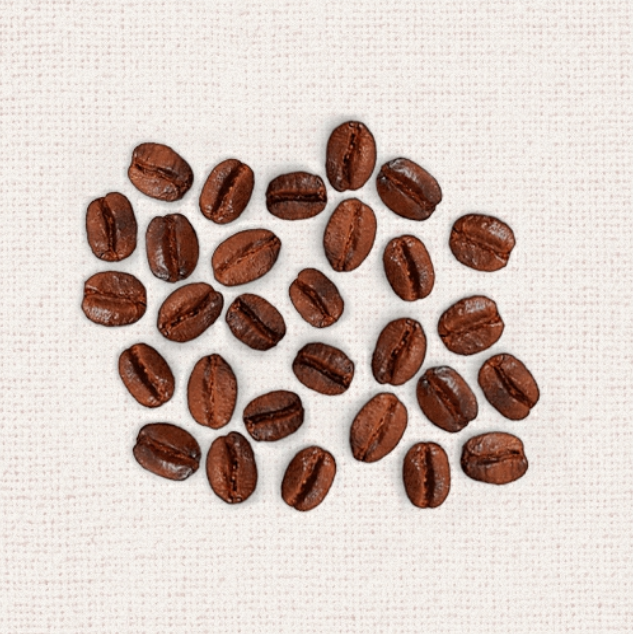
#> input picture img/cafe.png, 633 x 634 px
$ python coffee_segment.py
#> lines starting #> are read from the running program, lines starting #| are printed output that depends on the picture; after the words box and inside, x2 and y2 are one past the last pixel; in counts of white or black regions, pixels touching at a corner belong together
import cv2
from funcoes import limites_hsv

img = cv2.imread("../../img/cafe.png")
#> img is the input picture: shape (634, 633, 3); mean B, G, R 187.1, 194.2, 209.6
img_cinza = cv2.cvtColor(img, cv2.COLOR_BGR2GRAY)
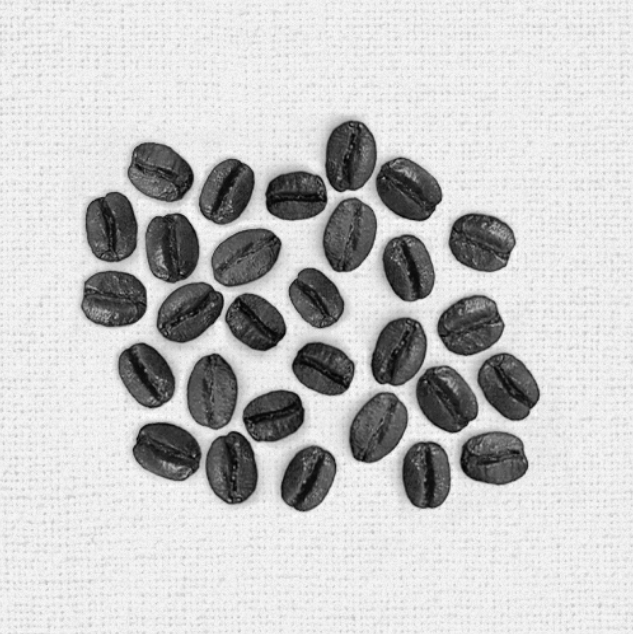
#> img_cinza: shape (634, 633); min 3, max 254, mean 198
metodo = cv2.THRESH_BINARY_INV + cv2.THRESH_OTSU
limiar, img_bin = cv2.threshold(img_cinza, 0, 255, metodo)
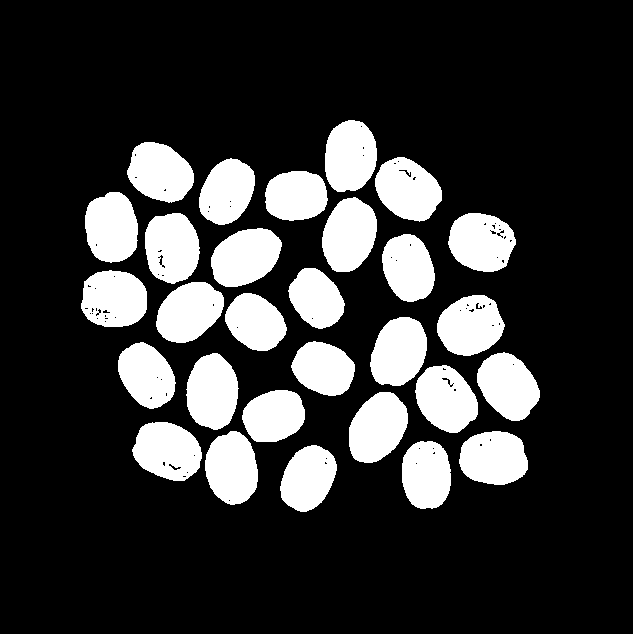
#> img_bin: shape (634, 633); 21% white; 29 white regions, largest, box (x1, y1, x2, y2) and area: (322, 197, 377, 272) 3112, (186, 353, 239, 430) 3100, (349, 392, 408, 463) 3100
#> limiar = 150


ee = cv2.getStructuringElement(cv2.MORPH_ELLIPSE,(3,3))
img_dilatada = cv2.dilate(img_bin, ee, iterations=2)
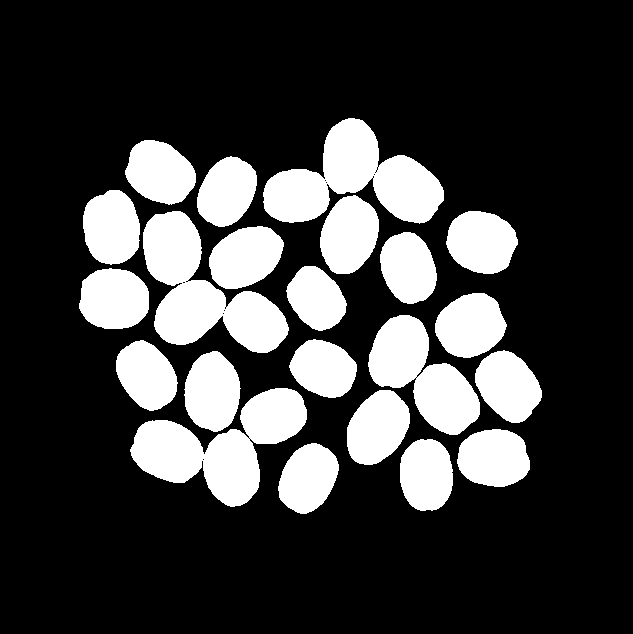
#> img_dilatada: shape (634, 633); 23.7% white; 22 white regions, largest, box (x1, y1, x2, y2) and area: (263, 118, 444, 224) 9790, (130, 388, 307, 507) 9776, (143, 211, 289, 353) 9765
img_erosada=cv2.erode(img_dilatada, ee, iterations=3)
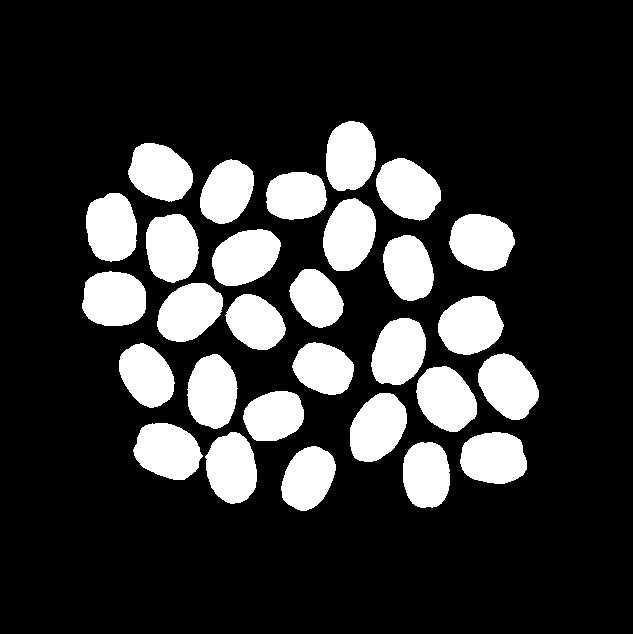
#> img_erosada: shape (634, 633); 19.8% white; 29 white regions, largest, box (x1, y1, x2, y2) and area: (133, 423, 203, 480) 2932, (376, 158, 441, 221) 2929, (323, 198, 376, 271) 2929

contornos = cv2.Canny(img_erosada, 70, 100)
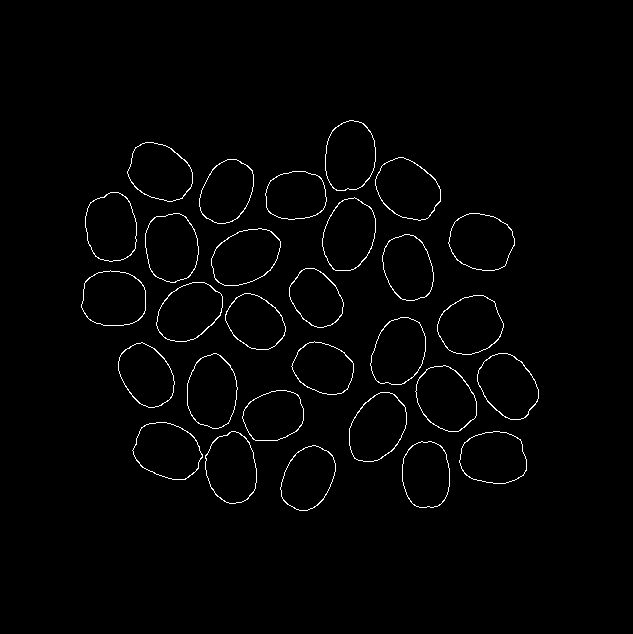
#> contornos: shape (634, 633); 1.4% white in thin lines or dots, all inside (x1, y1, x2, y2) = (81, 120, 539, 511)

graos, hierarquia = cv2.findContours(contornos, cv2.RETR_EXTERNAL, cv2.CHAIN_APPROX_SIMPLE)
#> graos = 29 contours; largest, box (x1, y1, x2, y2) and area: (415, 365, 477, 432) 2946, (132, 422, 203, 480) 2943, (375, 157, 441, 221) 2942, (145, 213, 199, 283) 2938, (349, 392, 407, 462) 2938

print(f"A imagem possui {len(graos)} grãos")
#| A imagem possui 29 grãos

frase = f"A imagem possui {len(graos)} graos"
#> frase = 'A imagem possui 29 graos'
texto = cv2.putText(img,frase, (10, 20), cv2.FONT_HERSHEY_SIMPLEX, 1, (200, 10, 255))
img_final = cv2.drawContours(img, graos,-1, (255,0,150), 2)
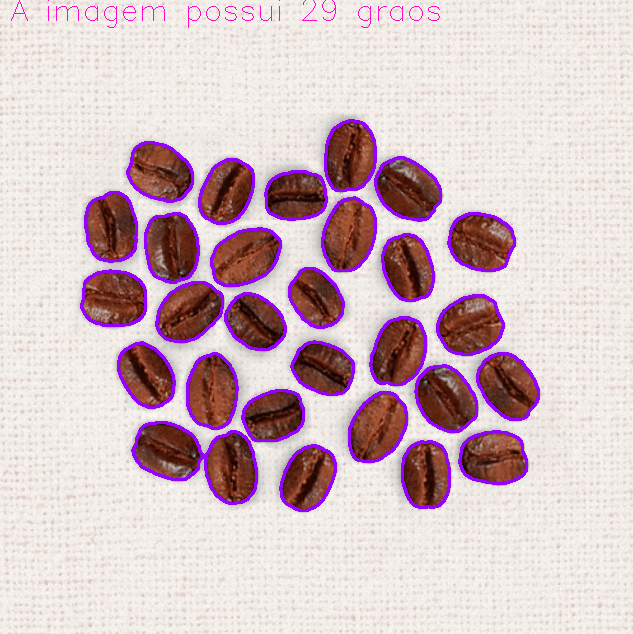
#> img_final: shape (634, 633, 3); mean B, G, R 194.9, 189.1, 210.9
cv2.imshow("resultado", img_final)
cv2.waitKey()
